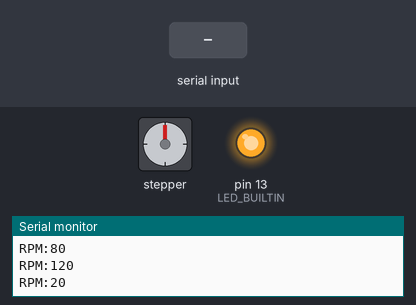
This sketch was run on a simulated Arduino Mega 2560, built with avr-gcc and run on an emulated ATmega2560. Parts: stepper motor, output pins drawn as LEDs (lit = HIGH), the last lines printed to the serial monitor. Inputs (shaded band) come from the test bench. Stepper angles assume 400 steps per turn.

Above: at 0.15 s.
At 1.2 s:
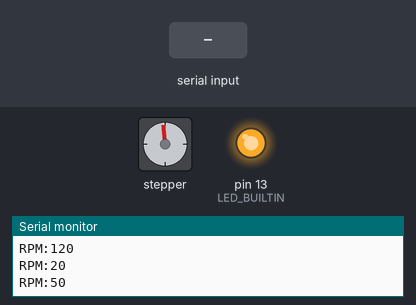
1.3 s: "1\n" received over the second serial link
At 1.67 s:
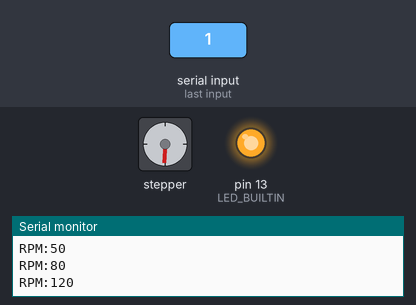
Timing chart, 0 to 13.3 s (numbered marks = the images above; inputs shaded):
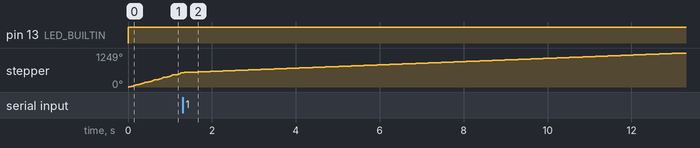

The sketch:

Stepper_Display_5Speed.ino
```cpp
#include <MobaTools.h>

const byte stepPin = 9;
const byte dirPin  = 8;
const int stepsPerRev = 400;// Steps per Revolution
const long  targetPos = 2000;       // stepper moves between 0 and targetpos
long nextPos;

String data_display = "";
String DATA = "";

MoToStepper motor1(stepsPerRev, STEPDIR);
MoToTimer stepperPause;
bool stepperRunning;

bool speed1, speed2, speed3, speed4, speed5, res;

void setup() {
  motor1.attach( stepPin, dirPin);
  motor1.setRampLen(50);
  stepperRunning = true;

  Serial.begin(115200);
  Serial2.begin(9600);
  Serial.println("Motor Display Control Test");

  pinMode(LED_BUILTIN, OUTPUT);
}

void loop() {
  speed1 = false;
  speed2 = false;
  speed3 = false;
  speed4 = false;
  speed5 = false;
  res = false;
  if (Serial2.available()) {
    data_display = "";
    delay(30);
    while (Serial2.available()) {
      char ch = Serial2.read();
      if (ch != '\n' && ch != '\r') {
        data_display += ch;
      }
    }
    send_data(data_display);
  }
  while (speed1 == true); {
    Serial.println("RPM:20");
    motor1.setSpeed(200);
    motor();
  }
  while (speed2 == true); {
    motor1.setSpeed(500);
    Serial.println("RPM:50");
    motor();
  }
  while (speed3 == true); {
    motor1.setSpeed(800);
    Serial.println("RPM:80");
    motor();
  }
  while (speed4 == true); {
    motor1.setSpeed(1200);
    Serial.println("RPM:120");
    motor();
  }
  while (speed5 == true); {
    motor1.setSpeed(100);
    motor1.rotate(1);
  }
  while(res == true); {
    digitalWrite(LED_BUILTIN, HIGH);
      }
}

void motor() {
  if (!stepperRunning) {
    if (!motor1.moving()) {
      stepperPause.setTime(1000);
      stepperRunning = false;
    }
  } else {
    if (stepperPause.expired() ) {
      if (nextPos == 0) {
        nextPos = targetPos;
      } else {
        nextPos = 0;
      }
      motor1.moveTo(nextPos);
      stepperRunning = true;
    }
  }
}

void send_data(String data_display) {
  if (data_display == "1") {
    speed1 = true;
  } else if (data_display == "2") {
    speed2 = true;
  } else if (data_display == "3") {
    speed3 = true;
  } else if (data_display == "4") {
    speed4 = true;
  } else if (data_display == "5") {
    speed5 = true;
  } else if (data_display == "RESET") {
    res = true;
  }

}
```
